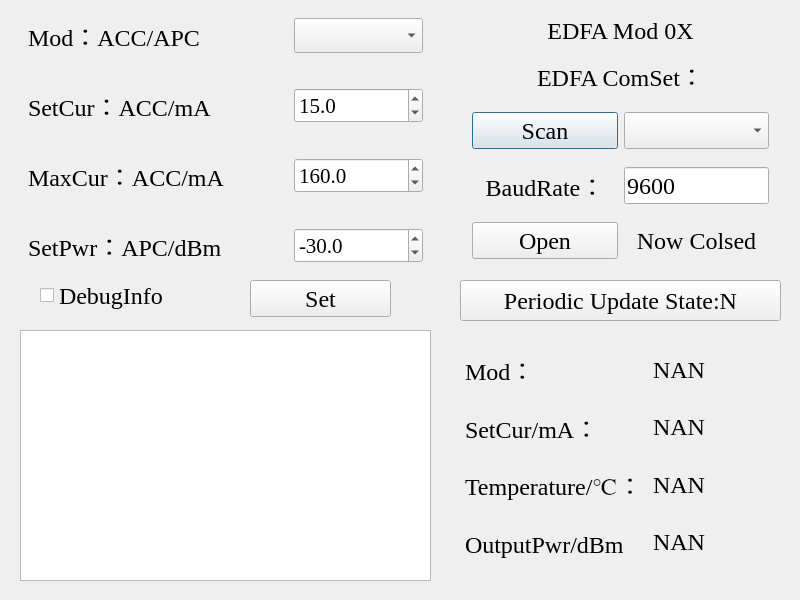
<?xml version="1.0" encoding="UTF-8"?>
<ui version="4.0">
 <class>DialogEDFA</class>
 <widget class="QDialog" name="DialogEDFA">
  <property name="geometry">
   <rect>
    <x>0</x>
    <y>0</y>
    <width>800</width>
    <height>600</height>
   </rect>
  </property>
  <property name="windowTitle">
   <string>Dialog</string>
  </property>
  <widget class="QWidget" name="horizontalLayoutWidget">
   <property name="geometry">
    <rect>
     <x>20</x>
     <y>80</y>
     <width>411</width>
     <height>51</height>
    </rect>
   </property>
   <layout class="QHBoxLayout" name="horizontalLayout" stretch="2,1">
    <property name="spacing">
     <number>8</number>
    </property>
    <property name="leftMargin">
     <number>8</number>
    </property>
    <property name="topMargin">
     <number>8</number>
    </property>
    <property name="rightMargin">
     <number>8</number>
    </property>
    <property name="bottomMargin">
     <number>8</number>
    </property>
    <item>
     <widget class="QLabel" name="labelSetCur">
      <property name="sizePolicy">
       <sizepolicy hsizetype="Ignored" vsizetype="Ignored">
        <horstretch>0</horstretch>
        <verstretch>0</verstretch>
       </sizepolicy>
      </property>
      <property name="font">
       <font>
        <family>Times New Roman</family>
        <pointsize>18</pointsize>
       </font>
      </property>
      <property name="text">
       <string>SetCur：ACC/mA</string>
      </property>
     </widget>
    </item>
    <item>
     <widget class="QDoubleSpinBox" name="doubleSpinBoxSetCur">
      <property name="sizePolicy">
       <sizepolicy hsizetype="Ignored" vsizetype="Ignored">
        <horstretch>0</horstretch>
        <verstretch>0</verstretch>
       </sizepolicy>
      </property>
      <property name="font">
       <font>
        <family>Times New Roman</family>
        <pointsize>16</pointsize>
       </font>
      </property>
      <property name="decimals">
       <number>1</number>
      </property>
      <property name="maximum">
       <double>500.000000000000000</double>
      </property>
      <property name="singleStep">
       <double>0.100000000000000</double>
      </property>
      <property name="value">
       <double>15.000000000000000</double>
      </property>
     </widget>
    </item>
   </layout>
  </widget>
  <widget class="QWidget" name="verticalLayoutWidget">
   <property name="geometry">
    <rect>
     <x>460</x>
     <y>100</y>
     <width>321</width>
     <height>171</height>
    </rect>
   </property>
   <layout class="QVBoxLayout" name="verticalLayout">
    <property name="leftMargin">
     <number>6</number>
    </property>
    <property name="topMargin">
     <number>6</number>
    </property>
    <property name="rightMargin">
     <number>6</number>
    </property>
    <property name="bottomMargin">
     <number>6</number>
    </property>
    <item>
     <layout class="QHBoxLayout" name="horizontalLayout_2">
      <property name="leftMargin">
       <number>6</number>
      </property>
      <property name="topMargin">
       <number>6</number>
      </property>
      <property name="rightMargin">
       <number>6</number>
      </property>
      <property name="bottomMargin">
       <number>6</number>
      </property>
      <item>
       <widget class="QPushButton" name="pushButtonScan">
        <property name="sizePolicy">
         <sizepolicy hsizetype="Ignored" vsizetype="Ignored">
          <horstretch>0</horstretch>
          <verstretch>0</verstretch>
         </sizepolicy>
        </property>
        <property name="font">
         <font>
          <family>Times New Roman</family>
          <pointsize>18</pointsize>
         </font>
        </property>
        <property name="text">
         <string>Scan</string>
        </property>
       </widget>
      </item>
      <item>
       <widget class="QComboBox" name="comboBox">
        <property name="sizePolicy">
         <sizepolicy hsizetype="Ignored" vsizetype="Ignored">
          <horstretch>0</horstretch>
          <verstretch>0</verstretch>
         </sizepolicy>
        </property>
        <property name="font">
         <font>
          <family>Times New Roman</family>
          <pointsize>18</pointsize>
         </font>
        </property>
       </widget>
      </item>
     </layout>
    </item>
    <item>
     <layout class="QHBoxLayout" name="horizontalLayout_6">
      <property name="leftMargin">
       <number>6</number>
      </property>
      <property name="topMargin">
       <number>6</number>
      </property>
      <property name="rightMargin">
       <number>6</number>
      </property>
      <property name="bottomMargin">
       <number>6</number>
      </property>
      <item>
       <widget class="QLabel" name="label_2">
        <property name="sizePolicy">
         <sizepolicy hsizetype="Ignored" vsizetype="Ignored">
          <horstretch>0</horstretch>
          <verstretch>0</verstretch>
         </sizepolicy>
        </property>
        <property name="font">
         <font>
          <family>Times New Roman</family>
          <pointsize>18</pointsize>
         </font>
        </property>
        <property name="text">
         <string>BaudRate：</string>
        </property>
        <property name="alignment">
         <set>Qt::AlignCenter</set>
        </property>
       </widget>
      </item>
      <item>
       <widget class="QLineEdit" name="lineEditBaudRate">
        <property name="sizePolicy">
         <sizepolicy hsizetype="Ignored" vsizetype="Ignored">
          <horstretch>0</horstretch>
          <verstretch>0</verstretch>
         </sizepolicy>
        </property>
        <property name="font">
         <font>
          <family>Times New Roman</family>
          <pointsize>18</pointsize>
         </font>
        </property>
        <property name="text">
         <string>9600</string>
        </property>
       </widget>
      </item>
     </layout>
    </item>
    <item>
     <layout class="QHBoxLayout" name="horizontalLayout_7">
      <property name="leftMargin">
       <number>6</number>
      </property>
      <property name="topMargin">
       <number>6</number>
      </property>
      <property name="rightMargin">
       <number>6</number>
      </property>
      <property name="bottomMargin">
       <number>6</number>
      </property>
      <item>
       <widget class="QPushButton" name="pushButtonOpen">
        <property name="sizePolicy">
         <sizepolicy hsizetype="Ignored" vsizetype="Ignored">
          <horstretch>0</horstretch>
          <verstretch>0</verstretch>
         </sizepolicy>
        </property>
        <property name="font">
         <font>
          <family>Times New Roman</family>
          <pointsize>18</pointsize>
         </font>
        </property>
        <property name="text">
         <string>Open</string>
        </property>
       </widget>
      </item>
      <item>
       <widget class="QLabel" name="labelConnect">
        <property name="sizePolicy">
         <sizepolicy hsizetype="Ignored" vsizetype="Ignored">
          <horstretch>0</horstretch>
          <verstretch>0</verstretch>
         </sizepolicy>
        </property>
        <property name="font">
         <font>
          <family>Times New Roman</family>
          <pointsize>18</pointsize>
         </font>
        </property>
        <property name="text">
         <string>Now Colsed</string>
        </property>
        <property name="alignment">
         <set>Qt::AlignCenter</set>
        </property>
       </widget>
      </item>
     </layout>
    </item>
   </layout>
  </widget>
  <widget class="QTextBrowser" name="textBrowser">
   <property name="geometry">
    <rect>
     <x>20</x>
     <y>330</y>
     <width>411</width>
     <height>251</height>
    </rect>
   </property>
   <property name="font">
    <font>
     <family>Times New Roman</family>
     <pointsize>15</pointsize>
    </font>
   </property>
  </widget>
  <widget class="QWidget" name="horizontalLayoutWidget_3">
   <property name="geometry">
    <rect>
     <x>20</x>
     <y>150</y>
     <width>411</width>
     <height>51</height>
    </rect>
   </property>
   <layout class="QHBoxLayout" name="horizontalLayout_8" stretch="2,1">
    <property name="spacing">
     <number>8</number>
    </property>
    <property name="leftMargin">
     <number>8</number>
    </property>
    <property name="topMargin">
     <number>8</number>
    </property>
    <property name="rightMargin">
     <number>8</number>
    </property>
    <property name="bottomMargin">
     <number>8</number>
    </property>
    <item>
     <widget class="QLabel" name="labelMaxCur">
      <property name="sizePolicy">
       <sizepolicy hsizetype="Ignored" vsizetype="Ignored">
        <horstretch>0</horstretch>
        <verstretch>0</verstretch>
       </sizepolicy>
      </property>
      <property name="font">
       <font>
        <family>Times New Roman</family>
        <pointsize>18</pointsize>
       </font>
      </property>
      <property name="text">
       <string>MaxCur：ACC/mA</string>
      </property>
     </widget>
    </item>
    <item>
     <widget class="QDoubleSpinBox" name="doubleSpinBoxMaxCur">
      <property name="sizePolicy">
       <sizepolicy hsizetype="Ignored" vsizetype="Ignored">
        <horstretch>0</horstretch>
        <verstretch>0</verstretch>
       </sizepolicy>
      </property>
      <property name="font">
       <font>
        <family>Times New Roman</family>
        <pointsize>16</pointsize>
       </font>
      </property>
      <property name="decimals">
       <number>1</number>
      </property>
      <property name="maximum">
       <double>500.000000000000000</double>
      </property>
      <property name="singleStep">
       <double>0.100000000000000</double>
      </property>
      <property name="value">
       <double>160.000000000000000</double>
      </property>
     </widget>
    </item>
   </layout>
  </widget>
  <widget class="QPushButton" name="pushButtonSet">
   <property name="geometry">
    <rect>
     <x>250</x>
     <y>280</y>
     <width>141</width>
     <height>37</height>
    </rect>
   </property>
   <property name="sizePolicy">
    <sizepolicy hsizetype="Ignored" vsizetype="Ignored">
     <horstretch>0</horstretch>
     <verstretch>0</verstretch>
    </sizepolicy>
   </property>
   <property name="font">
    <font>
     <family>Times New Roman</family>
     <pointsize>18</pointsize>
    </font>
   </property>
   <property name="text">
    <string>Set</string>
   </property>
  </widget>
  <widget class="QWidget" name="horizontalLayoutWidget_2">
   <property name="geometry">
    <rect>
     <x>450</x>
     <y>330</y>
     <width>341</width>
     <height>251</height>
    </rect>
   </property>
   <layout class="QHBoxLayout" name="horizontalLayout_3" stretch="20,15">
    <property name="spacing">
     <number>9</number>
    </property>
    <property name="leftMargin">
     <number>9</number>
    </property>
    <property name="topMargin">
     <number>9</number>
    </property>
    <property name="rightMargin">
     <number>9</number>
    </property>
    <property name="bottomMargin">
     <number>9</number>
    </property>
    <item>
     <layout class="QVBoxLayout" name="verticalLayout_2">
      <property name="leftMargin">
       <number>6</number>
      </property>
      <property name="topMargin">
       <number>6</number>
      </property>
      <property name="rightMargin">
       <number>6</number>
      </property>
      <property name="bottomMargin">
       <number>6</number>
      </property>
      <item>
       <widget class="QLabel" name="labelTXT_5">
        <property name="sizePolicy">
         <sizepolicy hsizetype="Ignored" vsizetype="Ignored">
          <horstretch>0</horstretch>
          <verstretch>0</verstretch>
         </sizepolicy>
        </property>
        <property name="font">
         <font>
          <family>Times New Roman</family>
          <pointsize>18</pointsize>
         </font>
        </property>
        <property name="text">
         <string>Mod：</string>
        </property>
       </widget>
      </item>
      <item>
       <widget class="QLabel" name="labelTXT_2">
        <property name="sizePolicy">
         <sizepolicy hsizetype="Ignored" vsizetype="Ignored">
          <horstretch>0</horstretch>
          <verstretch>0</verstretch>
         </sizepolicy>
        </property>
        <property name="font">
         <font>
          <family>Times New Roman</family>
          <pointsize>18</pointsize>
         </font>
        </property>
        <property name="text">
         <string>SetCur/mA：</string>
        </property>
       </widget>
      </item>
      <item>
       <widget class="QLabel" name="labelTXT_4">
        <property name="sizePolicy">
         <sizepolicy hsizetype="Ignored" vsizetype="Ignored">
          <horstretch>0</horstretch>
          <verstretch>0</verstretch>
         </sizepolicy>
        </property>
        <property name="font">
         <font>
          <family>Times New Roman</family>
          <pointsize>18</pointsize>
         </font>
        </property>
        <property name="text">
         <string>Temperature/℃：</string>
        </property>
       </widget>
      </item>
      <item>
       <widget class="QLabel" name="labelTXT_3">
        <property name="sizePolicy">
         <sizepolicy hsizetype="Ignored" vsizetype="Ignored">
          <horstretch>0</horstretch>
          <verstretch>0</verstretch>
         </sizepolicy>
        </property>
        <property name="font">
         <font>
          <family>Times New Roman</family>
          <pointsize>18</pointsize>
         </font>
        </property>
        <property name="text">
         <string>OutputPwr/dBm：</string>
        </property>
       </widget>
      </item>
     </layout>
    </item>
    <item>
     <layout class="QVBoxLayout" name="verticalLayout_3">
      <property name="leftMargin">
       <number>6</number>
      </property>
      <property name="topMargin">
       <number>6</number>
      </property>
      <property name="rightMargin">
       <number>6</number>
      </property>
      <property name="bottomMargin">
       <number>6</number>
      </property>
      <item>
       <widget class="QLabel" name="labelMod">
        <property name="sizePolicy">
         <sizepolicy hsizetype="Ignored" vsizetype="Ignored">
          <horstretch>0</horstretch>
          <verstretch>0</verstretch>
         </sizepolicy>
        </property>
        <property name="font">
         <font>
          <family>Times New Roman</family>
          <pointsize>18</pointsize>
         </font>
        </property>
        <property name="text">
         <string>NAN</string>
        </property>
       </widget>
      </item>
      <item>
       <widget class="QLabel" name="labelCur">
        <property name="sizePolicy">
         <sizepolicy hsizetype="Ignored" vsizetype="Ignored">
          <horstretch>0</horstretch>
          <verstretch>0</verstretch>
         </sizepolicy>
        </property>
        <property name="font">
         <font>
          <family>Times New Roman</family>
          <pointsize>18</pointsize>
         </font>
        </property>
        <property name="text">
         <string>NAN</string>
        </property>
       </widget>
      </item>
      <item>
       <widget class="QLabel" name="labelTmp">
        <property name="sizePolicy">
         <sizepolicy hsizetype="Ignored" vsizetype="Ignored">
          <horstretch>0</horstretch>
          <verstretch>0</verstretch>
         </sizepolicy>
        </property>
        <property name="font">
         <font>
          <family>Times New Roman</family>
          <pointsize>18</pointsize>
         </font>
        </property>
        <property name="text">
         <string>NAN</string>
        </property>
       </widget>
      </item>
      <item>
       <widget class="QLabel" name="labelPwr">
        <property name="sizePolicy">
         <sizepolicy hsizetype="Ignored" vsizetype="Ignored">
          <horstretch>0</horstretch>
          <verstretch>0</verstretch>
         </sizepolicy>
        </property>
        <property name="font">
         <font>
          <family>Times New Roman</family>
          <pointsize>18</pointsize>
         </font>
        </property>
        <property name="text">
         <string>NAN</string>
        </property>
       </widget>
      </item>
     </layout>
    </item>
   </layout>
  </widget>
  <widget class="QPushButton" name="pushButtonSpvsToggle">
   <property name="geometry">
    <rect>
     <x>460</x>
     <y>280</y>
     <width>321</width>
     <height>41</height>
    </rect>
   </property>
   <property name="sizePolicy">
    <sizepolicy hsizetype="Ignored" vsizetype="Ignored">
     <horstretch>0</horstretch>
     <verstretch>0</verstretch>
    </sizepolicy>
   </property>
   <property name="font">
    <font>
     <family>Times New Roman</family>
     <pointsize>18</pointsize>
    </font>
   </property>
   <property name="text">
    <string>Periodic Update State:N</string>
   </property>
  </widget>
  <widget class="QWidget" name="horizontalLayoutWidget_4">
   <property name="geometry">
    <rect>
     <x>20</x>
     <y>220</y>
     <width>411</width>
     <height>51</height>
    </rect>
   </property>
   <layout class="QHBoxLayout" name="horizontalLayout_9" stretch="2,1">
    <property name="spacing">
     <number>8</number>
    </property>
    <property name="leftMargin">
     <number>8</number>
    </property>
    <property name="topMargin">
     <number>8</number>
    </property>
    <property name="rightMargin">
     <number>8</number>
    </property>
    <property name="bottomMargin">
     <number>8</number>
    </property>
    <item>
     <widget class="QLabel" name="labelSetPwr">
      <property name="sizePolicy">
       <sizepolicy hsizetype="Ignored" vsizetype="Ignored">
        <horstretch>0</horstretch>
        <verstretch>0</verstretch>
       </sizepolicy>
      </property>
      <property name="font">
       <font>
        <family>Times New Roman</family>
        <pointsize>18</pointsize>
       </font>
      </property>
      <property name="text">
       <string>SetPwr：APC/dBm</string>
      </property>
     </widget>
    </item>
    <item>
     <widget class="QDoubleSpinBox" name="doubleSpinBoxSetPwr">
      <property name="sizePolicy">
       <sizepolicy hsizetype="Ignored" vsizetype="Ignored">
        <horstretch>0</horstretch>
        <verstretch>0</verstretch>
       </sizepolicy>
      </property>
      <property name="font">
       <font>
        <family>Times New Roman</family>
        <pointsize>16</pointsize>
       </font>
      </property>
      <property name="decimals">
       <number>1</number>
      </property>
      <property name="minimum">
       <double>-70.000000000000000</double>
      </property>
      <property name="maximum">
       <double>15.000000000000000</double>
      </property>
      <property name="singleStep">
       <double>0.100000000000000</double>
      </property>
      <property name="value">
       <double>-30.000000000000000</double>
      </property>
     </widget>
    </item>
   </layout>
  </widget>
  <widget class="QLabel" name="labelEDFANum">
   <property name="geometry">
    <rect>
     <x>460</x>
     <y>10</y>
     <width>321</width>
     <height>41</height>
    </rect>
   </property>
   <property name="sizePolicy">
    <sizepolicy hsizetype="Ignored" vsizetype="Ignored">
     <horstretch>0</horstretch>
     <verstretch>0</verstretch>
    </sizepolicy>
   </property>
   <property name="font">
    <font>
     <family>Times New Roman</family>
     <pointsize>18</pointsize>
    </font>
   </property>
   <property name="text">
    <string>EDFA Mod 0X</string>
   </property>
   <property name="alignment">
    <set>Qt::AlignCenter</set>
   </property>
  </widget>
  <widget class="QWidget" name="horizontalLayoutWidget_5">
   <property name="geometry">
    <rect>
     <x>20</x>
     <y>10</y>
     <width>411</width>
     <height>51</height>
    </rect>
   </property>
   <layout class="QHBoxLayout" name="horizontalLayout_4" stretch="2,1">
    <property name="spacing">
     <number>8</number>
    </property>
    <property name="leftMargin">
     <number>8</number>
    </property>
    <property name="topMargin">
     <number>8</number>
    </property>
    <property name="rightMargin">
     <number>8</number>
    </property>
    <property name="bottomMargin">
     <number>8</number>
    </property>
    <item>
     <widget class="QLabel" name="labelSetCur_2">
      <property name="sizePolicy">
       <sizepolicy hsizetype="Ignored" vsizetype="Ignored">
        <horstretch>0</horstretch>
        <verstretch>0</verstretch>
       </sizepolicy>
      </property>
      <property name="font">
       <font>
        <family>Times New Roman</family>
        <pointsize>18</pointsize>
       </font>
      </property>
      <property name="text">
       <string>Mod：ACC/APC</string>
      </property>
     </widget>
    </item>
    <item>
     <widget class="QComboBox" name="comboBoxMod">
      <property name="sizePolicy">
       <sizepolicy hsizetype="Ignored" vsizetype="Ignored">
        <horstretch>0</horstretch>
        <verstretch>0</verstretch>
       </sizepolicy>
      </property>
      <property name="font">
       <font>
        <family>Times New Roman</family>
        <pointsize>18</pointsize>
       </font>
      </property>
     </widget>
    </item>
   </layout>
  </widget>
  <widget class="QLabel" name="labelMaxCur_3">
   <property name="geometry">
    <rect>
     <x>460</x>
     <y>60</y>
     <width>321</width>
     <height>31</height>
    </rect>
   </property>
   <property name="sizePolicy">
    <sizepolicy hsizetype="Ignored" vsizetype="Ignored">
     <horstretch>0</horstretch>
     <verstretch>0</verstretch>
    </sizepolicy>
   </property>
   <property name="font">
    <font>
     <family>Times New Roman</family>
     <pointsize>18</pointsize>
    </font>
   </property>
   <property name="text">
    <string>EDFA ComSet：</string>
   </property>
   <property name="alignment">
    <set>Qt::AlignCenter</set>
   </property>
  </widget>
  <widget class="QCheckBox" name="checkBox">
   <property name="geometry">
    <rect>
     <x>40</x>
     <y>280</y>
     <width>171</width>
     <height>31</height>
    </rect>
   </property>
   <property name="font">
    <font>
     <family>Times New Roman</family>
     <pointsize>18</pointsize>
    </font>
   </property>
   <property name="text">
    <string>DebugInfo</string>
   </property>
  </widget>
 </widget>
 <resources/>
 <connections/>
</ui>
